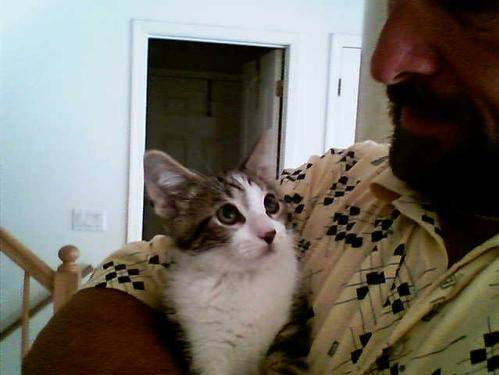
#> input picture k-nn-image-classification/dataset/animals/cats/cats_00029.jpg, 499 x 375 px; its folder holds only this picture in this run
$ jupyter execute k-nn-image-classification.ipynb
#> lines starting #> are read from the running program, lines starting #| are printed output that depends on the picture
k-NN
- simplest model for classification
- measures distance between data neighbors
- not really learning
- requires saving the model plus the data to make predictions from
- computationally expensive due to storing training/test data on disk
- ranking algorithm of similarity
- is the input most like a, b or c category

Import packages

[cell 1]
from sklearn.neighbors import KNeighborsClassifier
from sklearn.preprocessing import LabelEncoder
from sklearn.model_selection import train_test_split
from sklearn.metrics import classification_report
from imutils import paths
import numpy as np
import argparse
import cv2
import os

Build image preprocessor

[cell 2]
class SimplePreprocessor:
	def __init__(self, width, height, inter=cv2.INTER_AREA):
		# store the target image width, height, and interpolation
		# method used when resizing
		self.width = width
		self.height = height
		self.inter = inter

	def preprocess(self, image):
		# resize the image to a fixed size, ignoring the aspect
		# ratio
		return cv2.resize(image, (self.width, self.height),
			interpolation=self.inter)

Build image loader

[cell 3]
class SimpleDatasetLoader:
	def __init__(self, preprocessors=None):
		# store the image preprocessor
		self.preprocessors = preprocessors

		# if the preprocessors are None, initialize them as an
		# empty list
		if self.preprocessors is None:
			self.preprocessors = []

	def load(self, imagePaths, verbose=-1):
		# initialize the list of features and labels
#> called with verbose = 500
		data = []
		labels = []

		# loop over the input images
		for (i, imagePath) in enumerate(imagePaths):
			# load the image and extract the class label assuming
			# that our path has the following format:
			# /path/to/dataset/{class}/{image}.jpg
			image = cv2.imread(imagePath)
#> image is the input picture: shape (375, 499, 3); mean B, G, R 100.9, 109.9, 114.1
			label = imagePath.split(os.path.sep)[-2]

            # check to see if our preprocessors are not None
			if self.preprocessors is not None:
				# loop over the preprocessors and apply each to
				# the image
				for p in self.preprocessors:
					image = p.preprocess(image)
#> this loop made 1 pass
#> pass 1, in load, `image = p.preprocess(image)`:
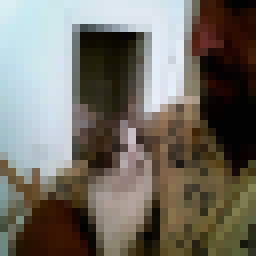
#> image: shape (32, 32, 3) (shown 8 times larger); mean B, G, R 100.9, 109.9, 114.1

			# treat our processed image as a "feature vector"
			# by updating the data list followed by the labels
			data.append(image)
			labels.append(label)

			# show an update every `verbose` images
			if verbose > 0 and i > 0 and (i + 1) % verbose == 0:
				print("[INFO] processed {}/{}".format(i + 1,
					len(imagePaths)))
#> pass 2 of the loop in load, `for (i, imagePath) in enumerate(imagePaths):`:
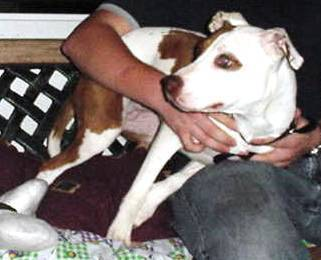
#> input picture k-nn-image-classification/dataset/animals/dogs/dogs_00002.jpg, 321 x 260 px
#> in load, image is the input picture: shape (260, 321, 3); mean B, G, R 111.2, 113.4, 124.6
#> the loop in load, `for p in self.preprocessors:` made 1 pass
#> pass 1, in load, `image = p.preprocess(image)`:
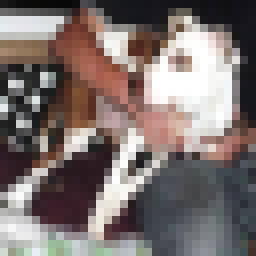
#> image: shape (32, 32, 3) (shown 8 times larger); mean B, G, R 111.2, 113.4, 124.5

		# return a tuple of the data and labels
		return (np.array(data), np.array(labels))

Implement k-NN

[cell 4]
args = {
	"dataset": "dataset/animals",
	"neighbors": 1,
	"jobs": -1
}

Get list of images to process

[cell 5]
print("[INFO] loading images...")
imagePaths = list(paths.list_images(args["dataset"]))

# init the image preprocessor
# load dataset from disk
# reshape the matrix
sp = SimplePreprocessor(32, 32)
sdl = SimpleDatasetLoader(preprocessors=[sp])
(data, labels) = sdl.load(imagePaths, verbose=500)
data = data.reshape((data.shape[0], 3072))

# show info on mem consumption
print("[INFO] features matrix: {:.1f}MB".format(
	data.nbytes / (1024 * 1024.0)))
#| [INFO] features matrix: 0.0MB

Encode integers

[cell 6]
le = LabelEncoder()
labels = le.fit_transform(labels)
#> labels = [0, 1]

# split the data into train and  test 75% : 25%
(trainX, testX, trainY, testY) = train_test_split(data, labels, test_size=0.25, random_state=42)
#> trainY = [0]; testY = [1]

Train and evaluate k-NN classifier

[cell 7]
print("[INFO] evaluating k-NN classifier...")
model = KNeighborsClassifier(n_neighbors=args["neighbors"],
        n_jobs=args["jobs"])

model.fit(trainX, trainY)
print(classification_report(testY, model.predict(testX),
        target_names=le.classes_))
#|               precision    recall  f1-score   support
#|         cats       0.00      0.00      0.00       0.0
#|         dogs       0.00      0.00      0.00       1.0
#|     accuracy                           0.00       1.0
#|    macro avg       0.00      0.00      0.00       1.0
#| weighted avg       0.00      0.00      0.00       1.0
